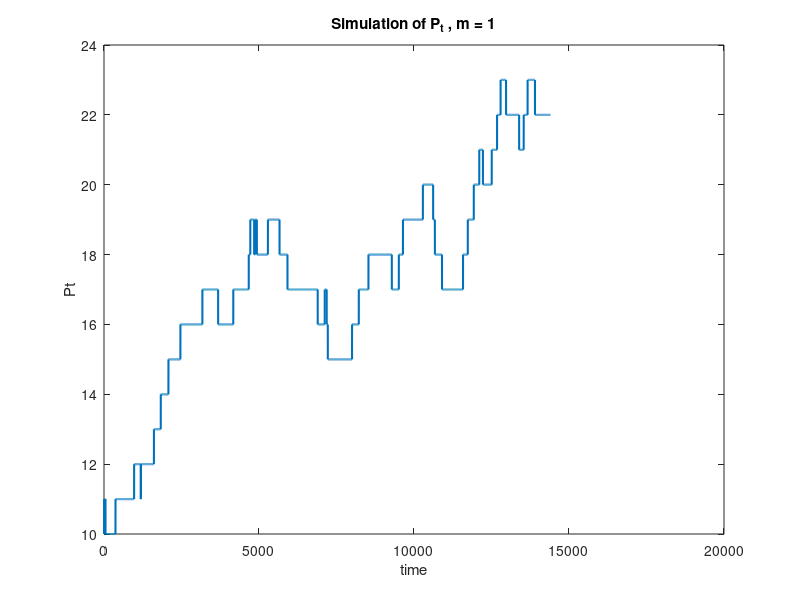
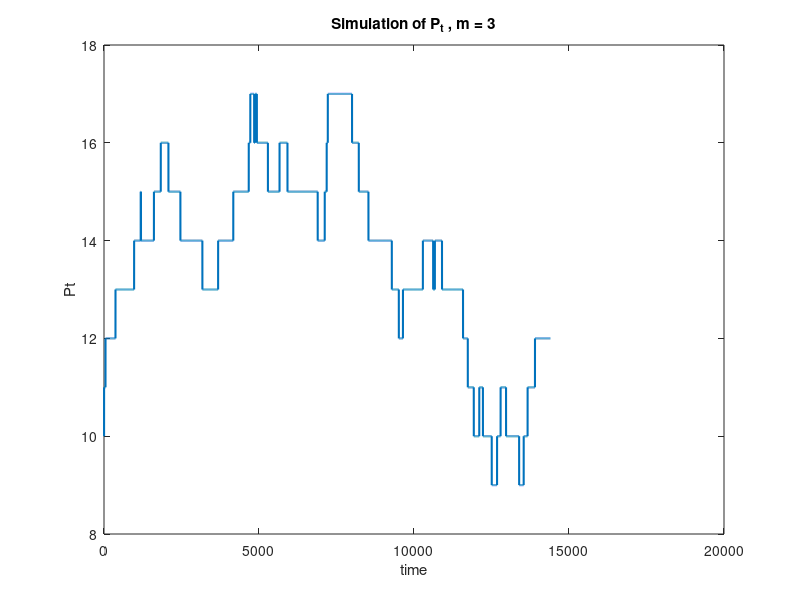
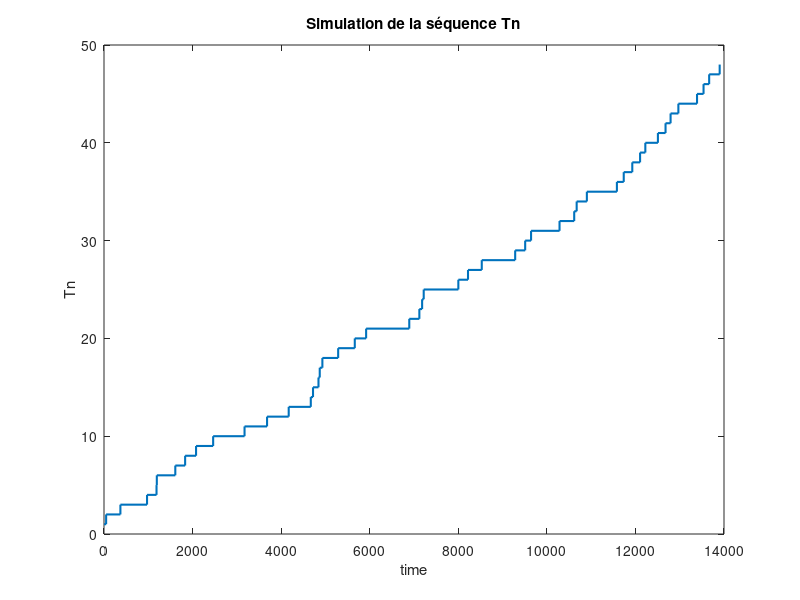

MATLAB code to generate these figures, in order:
clc, clearvars, close all;


% I use Statistics and Machine Learning Toolbox for exponential law

P0 = 10;
T = 4 * 3600;

function[Sn] = S_sim(n)
    % first we estimate the lambda
    lambda = 1/300;
    % exprnd simulate exponential law with the mean as an input
    Sn = exprnd(1/lambda, n, 1);
end


function[Nt] = compute_Nt(t, Tn)
    N_t = Tn(Tn <= t);
    Nt = length(N_t);
end

function Jn = get_Jn_m3(Tn)
    p = [1/4, 1/6, 1/12];
    increments = [1, 2, 3]; % Valeurs possibles des incréments
    Jn_values = randsample(increments, length(Tn), true, p);

    binary_v = 2 * randi([0, 1], length(Tn), 1) - 1;
    Jn = Jn_values .* binary_v; % Multiplier par la direction
end



Sn = S_sim(1000);

Tn = cumsum(Sn);
Tn = Tn(Tn < T); 


Jn_m1 = 2 * randi([0, 1], length(Tn), 1) - 1;
Jn_m3 = get_Jn_m3(Tn);

t_values = 0:T;
Pt_m1 = zeros(size(t_values));
Pt_m3 = Pt_m1;

for i = 1:length(t_values)
    t = t_values(i);
    Nt = compute_Nt(t, Tn);
    Pt_m1(i) = P0 + sum(Jn_m1(1:Nt));
    Pt_m3(i) = P0 + sum(Jn_m3(1:Nt));
end


figure;
plot(t_values, Pt_m1, 'LineWidth', 1.5);
title('Simulation of P_t , m = 1');
xlabel('time');
ylabel('Pt');

figure;
plot(t_values, Pt_m3, 'LineWidth', 1.5);
title('Simulation of P_t , m = 3');
xlabel('time');
ylabel('Pt');

figure;
stairs(Tn, 1:length(Tn), 'LineWidth', 1.5);
title('Simulation de la séquence Tn')
xlabel('time');
ylabel('Tn');
